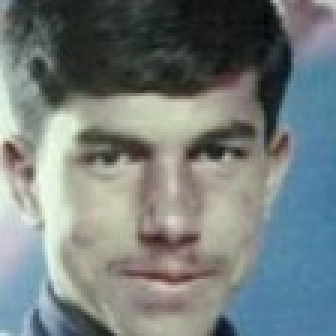
#> input picture demo/img1.png, 112 x 112 px (shown 3 times larger)
$ jupyter execute --allow-errors demo.ipynb   (shell and % lines are left out)
#> lines starting #> are read from the running program, lines starting #| are printed output that depends on the picture
<a href="https://colab.research.google.com/github/Martlgap/x-face-verification/blob/main/demo.ipynb" target="_parent"></a>

# Prerequisites

[cell 1]
# Prerequisites

[cell 2]
# Add the Repo to PYTHONPATH
import os
#> (the rest of this cell did not finish here and is left out)

[cell 3]
# Set the Repo as working directory
%cd x-face-verification/

# Example for Confidence Score Calculation

Imports

[cell 4]
import pickle
from src import ConfidenceScoreGenerator, calculate_score
from sklearn.metrics.pairwise import paired_cosine_distances

Load example embedddings and labels (Generated for XQLFW database utilizing a FaceTransformer model fine-tuned with OctupletLoss)

#> (a cell that did not finish here is left out)

Calculate Confidence Score

#> (a cell that did not finish here is left out)

# Example for Generation Explanation Maps

Imports

[cell 7]
import matplotlib.pyplot as plt
import cv2
import numpy as np
from src import MapGenerator, colorblend
#> (the rest of this cell did not finish here and is left out)

Load example pair of images

[cell 8]
image_pair = (
    cv2.cvtColor(cv2.imread("./demo/img1.png"), cv2.COLOR_BGR2RGB).astype(np.float32) / 255,
    cv2.cvtColor(cv2.imread("./demo/img2.png"), cv2.COLOR_BGR2RGB).astype(np.float32) / 255,
)
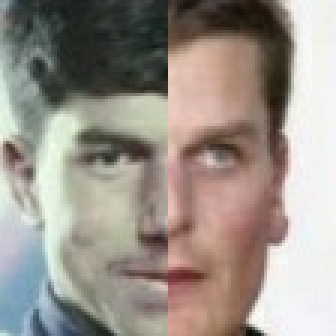
#> input picture demo/img2.png, 112 x 112 px (shown 3 times larger)

# Show example image pair
fig, ax = plt.subplots(1, 2)
fig.suptitle("Example Image Pair")
ax[0].imshow(image_pair[0]), ax[1].imshow(image_pair[1])
fig.show()
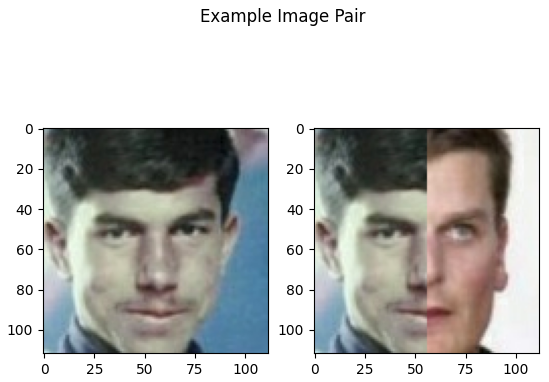
#> figure drawn by matplotlib, 2 panels
